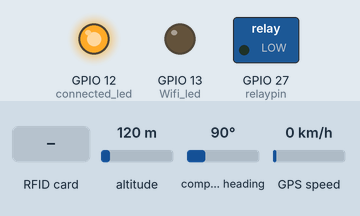
Simulated run of this sketch. Board: ESP32. Parts: switched loads named in the sketch (green lamp = pin HIGH), output pins drawn as LEDs (lit = HIGH). Inputs (shaded band) come from the test bench; at power-on: altitude 120 m, compass heading 90°, GPS speed 0 km/h. WiFi joins after 1.5 s; servers stay silent unless stated; uploads are accepted with an empty reply; the GPS gets a fix after 3 s at 37.7749, -122.4194 with 8 satellites; what the sketch prints to the serial monitor is not drawn.

Above: at 3.2 s.
3.3 s: RFID card D3 81 E1 11 held to the reader
At 3.8 s:
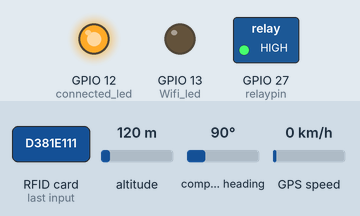
4.8 s: RFID card 73 0C 5D FA held to the reader
At 5.3 s:
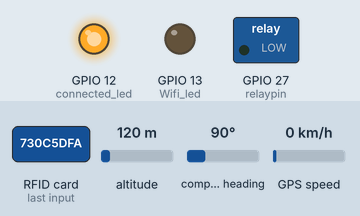
Timing chart, 0 to 7.8 s (numbered marks = the images above; inputs shaded):
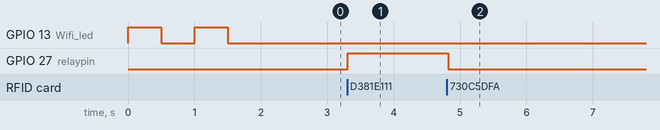

Measured:
- after the input at 3.3 s, GPIO 27 (relaypin): LOW → HIGH at once
- after the input at 4.8 s, GPIO 27 (relaypin): HIGH → LOW at once

The sketch:

Wifi_Indication.ino
```cpp
#include <WiFi.h>
#include <HTTPClient.h>
#include <MFRC522.h>
#include <Wire.h>
#include <SPI.h>
#include <MFRC522.h>
#include <TinyGPS++.h>
int stateBit = 0;
#define Wifi_led 13
#define connected_led 12
const int relaypin = 27;
#define relay_pin_relay 25
const int ledpin2 = 26;
// Paasword Solar@432
// const char *ssid = "Airtel_Skilancer";
// const char *pass = "Solar@4321";
const char *ssid = "skilancer12";
const char *pass = "solarpolar12";
// String GOOGLE_SCRIPT_ID = "AKfycbxeT-VzORpk0Ag0kddToXruB5a3VrR8E4CHC_saXcPy7rW1tDCFAa4spK_VCLWex10J";
String GOOGLE_SCRIPT_ID ="AKfycby7oec9HQ_P5JbxQrwVQZiECb6R1WXdotgb8qxWtZqLIUGAPLbgeaXk_ZurlgXXPhJM";
const int stepsPerRevolution = 4098;
#define SS_PIN 21
#define RST_PIN 22
const int sendInterval = 50;
WiFiClientSecure client;
void write_google_sheet(String params);
MFRC522 mfrc522(SS_PIN, RST_PIN);
const String authorizedUIDs[] = { "D3 81 E1 11", "73 0C 5D FA" };
#define RXD2 16
#define TXD2 17
HardwareSerial neogps(1);
TinyGPSPlus gps;


void setup(){
    Serial.begin(115200);
    neogps.begin(9600, SERIAL_8N1, RXD2, TXD2);
    pinMode(relaypin, OUTPUT);
    pinMode(Wifi_led,OUTPUT);
    pinMode(connected_led,OUTPUT);
    Serial.print("Connecting to Wi-Fi");
    WiFi.begin(ssid, pass);
    while (WiFi.status() != WL_CONNECTED) {
    digitalWrite(Wifi_led,HIGH);
    delay(500);
    digitalWrite(Wifi_led,LOW);
    delay(500);
    Serial.println(".");
    Serial.println("Connecting...");
    }
    digitalWrite(connected_led,HIGH);
    Serial.println("WiFi connected");
    SPI.begin();
    mfrc522.PCD_Init();
}


void loop() {
  if (!mfrc522.PICC_IsNewCardPresent()) {
    return;
  }
  if (!mfrc522.PICC_ReadCardSerial()) {
    return;
  }
  Serial.print("UID tag :");
  String content = "";
  for (byte i = 0; i < mfrc522.uid.size; i++) {
    Serial.print(mfrc522.uid.uidByte[i] < 0x10 ? " 0" : " ");
    Serial.print(mfrc522.uid.uidByte[i], HEX);
    content.concat(String(mfrc522.uid.uidByte[i] < 0x10 ? " 0" : " "));
    content.concat(String(mfrc522.uid.uidByte[i], HEX));
    mfrc522.PICC_HaltA();
    mfrc522.PCD_StopCrypto1();
  }
  Serial.println();

  content.toUpperCase();

  bool isAuthorized = false;
  for (const String &uid : authorizedUIDs) {
    if (content.substring(1) == uid) {
      isAuthorized = true;
      break;
    }
  }


  if (isAuthorized && stateBit == 0){
    digitalWrite(relaypin, HIGH);
    delay(10);
    stateBit = 1;
    Serial.println("Authorized access");
    write_google_sheet("value1=" + String("IgnitionOFF") + "&value2=" + String("Authorizedaccess")+ "&value3="+String("Latitude")+ "&value4="+String("Longitude"));
    delay(10);

  } else if (isAuthorized && stateBit == 1) {
    digitalWrite(relaypin, LOW);
    delay(10);
    stateBit = 0;
    Serial.println("Authorized access");
    // write_google_sheet("value1=" + String("IgnitionOFF") + "&value2=" + String("Authorizedaccess"));
    write_google_sheet("value1=" + String("IgnitionON") + "&value2=" + String("Authorizedaccess")+ "&vlaue3="+String("Latitude")+ "&value4="+String("Longitude"));
    delay(10);

  } else {
    Serial.println("Access Denied");
    write_google_sheet("value1=" + String("IgnitionOFF") + "&value2=" + String("AccessDenied"));
    delay(1000);
  }
  Serial.println();
  boolean newData = false;
  for (unsigned long start = millis(); millis() - start < 1000;)
  {
    while (neogps.available())
    {
      if (gps.encode(neogps.read()))
      {
        newData = true;
      }
    }
  }

  //If newData is true
  if(newData == true)
  {
    newData = false;
    Serial.println(gps.satellites.value());
    print_speed();
  }
  else
  {

  }

}
void write_google_sheet(String params) {
  HTTPClient http;
  String url = "https://script.google.com/macros/s/" + GOOGLE_SCRIPT_ID + "/exec?" + params;
  Serial.println(url);
  http.begin(url.c_str());
  http.setFollowRedirects(HTTPC_STRICT_FOLLOW_REDIRECTS);
  int httpCode = http.GET();
  Serial.print("HTTP Status Code: ");
  Serial.println(httpCode);

  String payload;
  if (httpCode > 0) {
    payload = http.getString();
    Serial.println("Payload: " + payload);
  }
  http.end();
}

void print_speed()
{
  // display.clearDisplay();
  // display.setTextColor(SSD1306_WHITE);

  if (gps.location.isValid() == 1)
  {
   //String gps_speed = String(gps.speed.kmph());
    // display.setTextSize(1);

    // display.setCursor(25, 5);
    // display.print("Lat: ");
    // display.setCursor(50, 5);
    // display.print(gps.location.lat(),6);

    // display.setCursor(25, 20);
    // display.print("Lng: ");
    // display.setCursor(50, 20);
    // display.print(gps.location.lng(),6);

    // display.setCursor(25, 35);
    // display.print("Speed: ");
    // display.setCursor(65, 35);
    // display.print(gps.speed.kmph());

    // display.setTextSize(1);
    // display.setCursor(0, 50);
    // display.print("SAT:");
    // display.setCursor(25, 50);
    // display.print(gps.satellites.value());

    // display.setTextSize(1);
    // display.setCursor(70, 50);
    // display.print("ALT:");
    // display.setCursor(95, 50);
    // display.print(gps.altitude.meters(), 0);

    // display.display();

  }
  else
  {
    // display.clearDisplay();
    // display.setTextColor(SSD1306_WHITE);
    // display.setCursor(0, 0);
    // display.setTextSize(3);
    // display.print("No Data");
    // display.display();
  }

}
```
